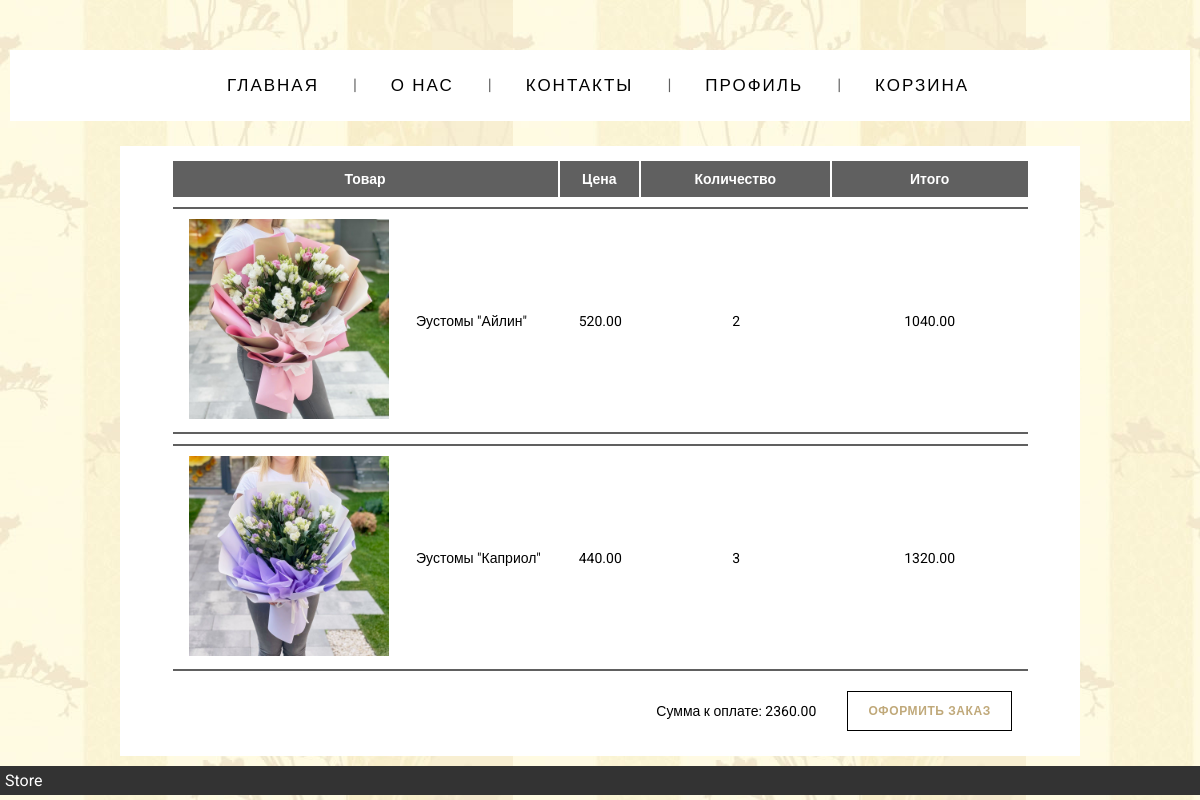
/cart (signed in), run on the app's committed database.
### main/models.py (models this page shows, shortened)
class OrderItem(models.Model):
    product = models.ForeignKey(Product, on_delete=models.SET_NULL, null=True)
    order = models.ForeignKey(Order, on_delete=models.SET_NULL, null=True)
    amount = models.IntegerField(default=1)
    @property
    def total_price(self):
        total = self.product.price * self.amount
        return total

class Product(models.Model):
    product_title = models.CharField(max_length=100)
    price = models.DecimalField(max_digits=10, decimal_places=2)
    description = models.TextField()
    slug = models.SlugField(null=True)
    image = models.ManyToManyField(Image)
    category = models.ForeignKey(Category, null=True, on_delete=models.SET_NULL)

class Image(models.Model):
    image = models.ImageField(upload_to='images/')
    product_title = models.CharField(max_length=100)

class Order(models.Model):
    order_status = models.ForeignKey(Status, on_delete=models.CASCADE)
    customer = models.ForeignKey(Customer, on_delete=models.SET_NULL, null=True, blank=True)
    date = models.DateTimeField(auto_now_add=True)
    @property
    def cart_total(self):
        orderitems = self.orderitem_set.all()
        total = sum([item.total_price for item in orderitems])
        return total

### main/views.py (the view)
# urls.py: path('cart', views.cart, name='cart'),
def cart(request):
    try:
        if request.user.is_authenticated:
            customer = request.user.customer
            order = Order.objects.get(customer=customer)
            items = order.orderitem_set.all()
    except Exception:
        items = []
        order = {'cart_total': 0, 'total_price': 0}
    context = {'items': items, 'order': order}
    return render(request, 'main/cart.html', context)

### main/templates/main/cart.html (shortened to what this page needs)
{% load static %}
<!DOCTYPE html>
<html lang="ru">
<head>
    <link rel="stylesheet" href="{% static 'css/base.css' %}" type="text/css" media="screen">
    <link rel="stylesheet" href="{% static 'css/cart_table.css' %}" type="text/css" media="screen">
</head>
<body>
  <div id="header">
      {% include 'main/top_menu.html' %}
  </div>
  <div id="content" style="background-color: white; margin: 10px 10% 10px 10%;">
<table align="center">
          <tr>
              <th colspan="2">Товар</th>
              <th>Цена</th>
              <th>Количество</th>
              <th>Итого</th>
          </tr>
          <tr>
     {% for item in items %}
              <td><img src="{{item.product.image.first.image.url}}"></td>
              <td>{{item.product.product_title}}</td>
              <td>{{item.product.price}}</td>
              <td>{{item.amount}}</td>
              <td>{{item.total_price}}</td>
          </tr>
     {% endfor %}
        <tr>
            <td style="border:0"></td>
            <td style="border:0"></td>
            <td style="border:0"></td>
            <td style="border:0">Сумма к оплате: {{order.cart_total}} </td>
            <td style="border:0">
            <button class="button-3">Оформить заказ </button></td>
        </tr>
     </table>
  </div>
  <div id="footer">Store</div>
 </body>
</html>

### static/css/base.css (style rules this page uses)
body { font-family: 'Roboto', sans-serif; margin: 0; }
#header { //background: #0080c0; padding: 10px; }
#content { margin: 10px 1% 10px 17%; padding: 5px; }
#footer { background: #333; padding: 5px; color: #fff; clear: left; }

### static/css/cart_table.css (style rules this page uses)
table { border-spacing: 0 10px; text-align: center; font-size: 14px; font-family: 'Roboto', sans-serif; width: 90%; }
th { padding: 10px 20px; background: #606060; color: white; border-right: 2px solid; }
th:last-child { border-right: none; }
td { vertical-align: middle; padding: 10px; font-size: 14px; text-align: center; border-top: 2px solid #606060; border-bottom: 2px solid #606060; border-right: 0px; }
td:first-child { border-left: 0px; border-right: none; }
td:nth-child(2) { text-align: left; }
img { width: 200px; }
.button-3 { display: inline-flex; align-items: center; font-size: 12px; letter-spacing: .05em; font-weight: 600; text-transform: uppercase; padding: 12px 20px; font-family: 'Roboto', sans-serif; color: #c0a97a; background: white; border: 1px solid black; cursor: pointer; }

### data on the page
OrderItem: product.image.first.image (picture), product.product_title "Эустомы \"Айлин\"", product.price "520.00", amount "2", total_price "1040.00"
OrderItem: product.image.first.image (picture), product.product_title "Эустомы \"Каприол\"", product.price "440.00", amount "3", total_price "1320.00"
Order: cart_total "2360.00"
